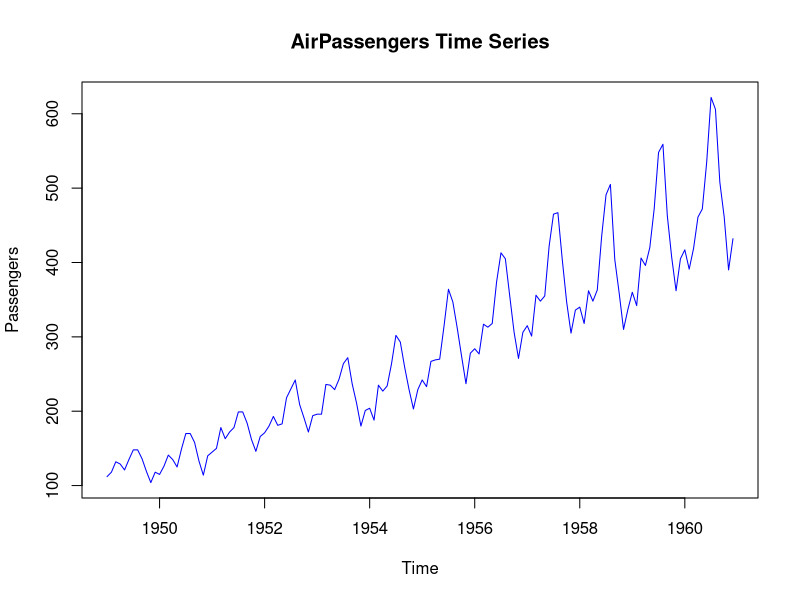
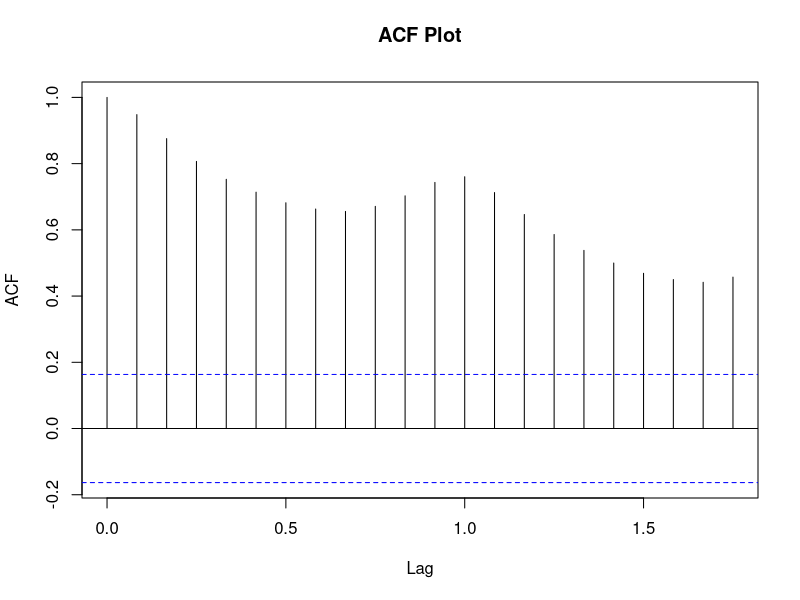
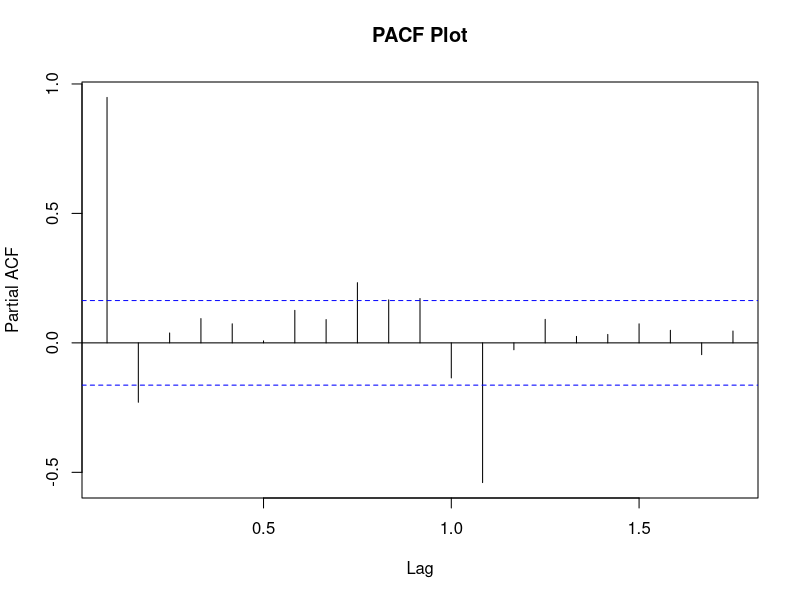

R code for these plots, in order: (Note: this script raises an error after producing the figures.)
# Install and load required packages
if (!require(forecast)) install.packages("forecast", dependencies = TRUE)
if (!require(tseries)) install.packages("tseries", dependencies = TRUE)
library(forecast)
library(tseries)

# Load time series data
ts_data <- AirPassengers

# 📌 Plot original time series
dev.new()
plot(ts_data, main = "AirPassengers Time Series", ylab = "Passengers", col = "blue")

# 📌 ADF test for stationarity
adf_result <- adf.test(ts_data)
print(adf_result)

# 📌 ACF & PACF plots
dev.new(); acf(ts_data, main = "ACF Plot")
dev.new(); pacf(ts_data, main = "PACF Plot")

# 📌 Apply differencing if needed
ts_diff <- if (adf_result$p.value > 0.05) {
  print("Differencing applied.")
  diff(ts_data)
} else ts_data

# 📌 Re-check ADF test
print(adf.test(ts_diff, na.action = na.omit))

# 📌 Fit best ARIMA model
best_arima <- auto.arima(ts_data)
summary(best_arima)

# 📌 Forecast next 12 months
fc <- forecast(best_arima, h = 12)

# 📌 Plot forecast
dev.new(); plot(fc, main = "ARIMA Forecast", col = "blue")

# 📌 Forecast values
print(fc)

# 📌 Residual diagnostics
checkresiduals(best_arima)
